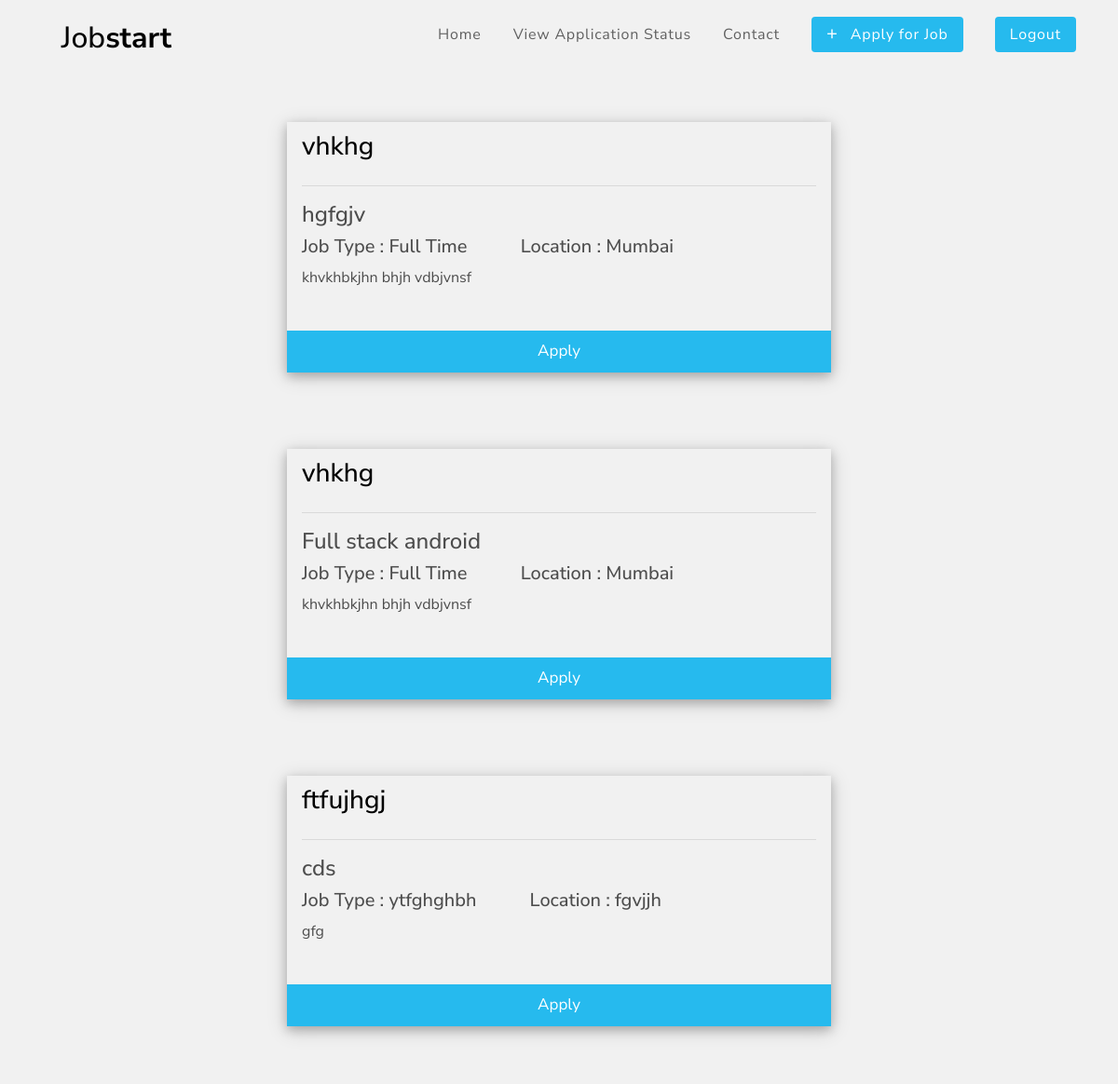
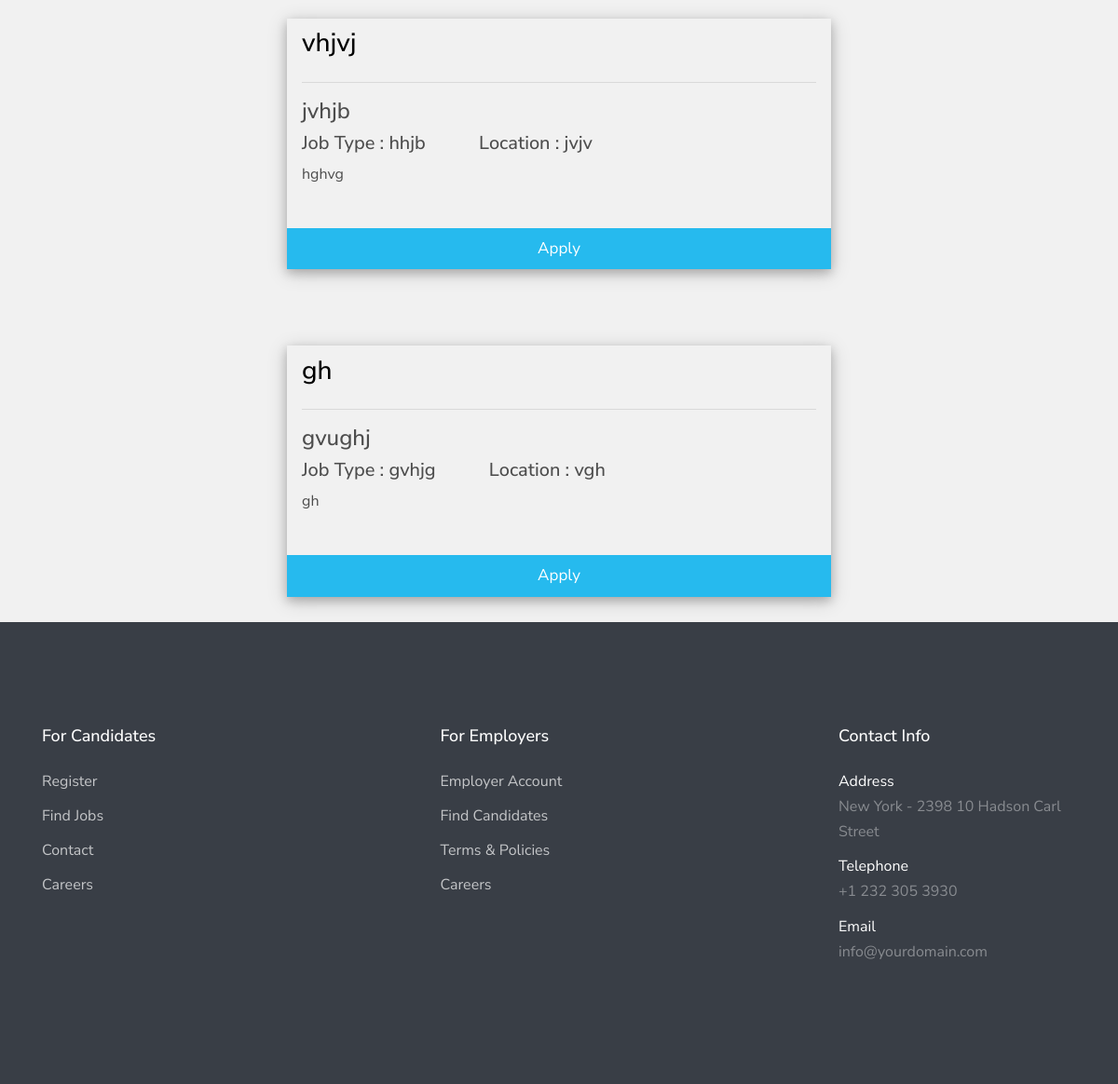
Screenshot of /applyjob.php with the database file from the repository (2 pictures, top to bottom).
### tables this page shows
CREATE TABLE `jobdet` (
  `employer_id` varchar(50) NOT NULL,
  `job_id` int(50) NOT NULL,
  `title` varchar(50) NOT NULL,
  `company` varchar(50) NOT NULL,
  `job_type` varchar(50) NOT NULL,
  `location` varchar(50) NOT NULL,
  `description` varchar(50) NOT NULL
);

### applyjob.php (the view, shortened to what this page needs)
<!DOCTYPE html>
<?php
 require "connect.php";
 $id = $_SESSION['id'];
?>
<html lang="en">
  <head>
    <link rel="stylesheet" href="css/w3.css">
    <link rel="stylesheet" href="fonts/icomoon/style.css">
    <link rel="stylesheet" href="css/bootstrap.min.css">
    <link rel="stylesheet" href="css/magnific-popup.css">
    <link rel="stylesheet" href="css/jquery-ui.css">
    <link rel="stylesheet" href="css/owl.carousel.min.css">
    <link rel="stylesheet" href="css/owl.theme.default.min.css">
    <link rel="stylesheet" href="css/bootstrap-datepicker.css">
    <link rel="stylesheet" href="css/animate.css">
    <link rel="stylesheet" href="fonts/flaticon/font/flaticon.css">
    <link rel="stylesheet" href="css/fl-bigmug-line.css">
    <link rel="stylesheet" href="css/aos.css">
    <link rel="stylesheet" href="css/style.css">
  </head>
<body>
  <div class="site-wrap">
    <header class="site-navbar py-1" role="banner">
      <div class="container">
        <div class="row align-items-center">
          <div class="col-6 col-xl-2">
            <h1 class="mb-0"><a href="index.php" class="text-black h2 mb-0">Job<strong>start</strong></a></h1>
          </div>
          <div class="col-10 col-xl-10 d-none d-xl-block">
            <nav class="site-navigation text-right" role="navigation">
              <ul class="site-menu js-clone-nav mr-auto d-none d-lg-block">
                <li><a href="employee.php">Home</a></li>
        		<li><a href="applnstatus.php">View Application Status</a></li>
                <li ><a href="contact.html">Contact</a></li>
                <li><a href="applyjob.php"><span class="rounded bg-primary py-2 px-3 text-white"><span class="h5 mr-2">+</span> Apply for Job</span></a></li>
                <li><a href="logout.php"><span class="rounded bg-primary py-2 px-3 text-white">Logout</span></a></li>
              </ul>
            </nav>
          </div>
          <div class="col-6 col-xl-2 text-right d-block">
          </div>
        </div>
      </div>
    </header>
<?php
$sql = "SELECT * FROM jobdet WHERE job_id NOT IN (SELECT jobdet.job_id FROM jobdet,applyjob WHERE applyjob.job_id=jobdet.job_id AND applyjob.employee_id='$id')
";
$result = $conn->query($sql);
if ($result->num_rows > 0)
{
				while($row = $result->fetch_assoc())
				{
					$job_id=$row['job_id'];
					$title=$row['title'];
					$company=$row['company'];
					$job_type=$row['job_type'];
					$location=$row['location'];
					$description=$row['description'];
					echo'
					<br /><br />
					<div class="w3-container" style="">
					  <div class="w3-card-4" style="width:50%;margin:auto;">
						<header class="w3-container w3-light-grey">
						  <h3 style="margin-top: 10px">'.$company.'</h3>
						</header>
						<div class="w3-container">
						  <hr>
						  <h4>'.$title.'</h4>
						  <h5>Job Type : '.$job_type.' &nbsp&nbsp&nbsp&nbsp&nbsp&nbsp&nbsp&nbsp&nbsp Location : '.$location.'</h5>
						  <p>'.$description.'</p><br>
						</div>
						<form method="POST" action="applydb.php">
						<input type="hidden" name="job_id" value="'.$job_id.'">
						<button type="submit" class="w3-button w3-block bg-primary text-white">Apply</button>
						</form>
					  </div>
					</div>
					<br />
					';
				}
}
else
{
	echo "0 results";
}
?>
   <footer class="site-footer">
      <div class="container">
        <div class="row">
          <div class="col-lg-9">
            <div class="row">
              <div class="col">
                <h3 class="footer-heading mb-4">For Candidates</h3>
                <ul class="list-unstyled">
                  <li><a href="#">Register</a></li>
                  <li><a href="#">Find Jobs</a></li>
                  <li><a href="#">Contact</a></li>
                  <li><a href="#">Careers</a></li>
                </ul>
              </div>
              <div class="col">
                <h3 class="footer-heading mb-4">For Employers</h3>
                <ul class="list-unstyled">
                  <li><a href="#">Employer Account</a></li>
                  <li><a href="#">Find Candidates</a></li>
                  <li><a href="#">Terms &amp; Policies</a></li>
                  <li><a href="#">Careers</a></li>
                </ul>
              </div>
            </div>
          </div>
          <div class="col">
            <h3 class="footer-heading mb-4">Contact Info</h3>
            <ul class="list-unstyled">
              <li>
                <span class="d-block text-white">Address</span>
                New York - 2398 10 Hadson Carl Street
              </li>
              <li>
                <span class="d-block text-white">Telephone</span>
                +1 232 305 3930
              </li>
              <li>
                <span class="d-block text-white">Email</span>
                info@yourdomain.com
              </li>
            </ul>
          </div>
        </div>
      </div>
    </footer>
  </div>
  </body>
</html>

### css/w3.css (style rules this page uses)
html { box-sizing:border-box }
*,*:before,*:after { box-sizing:inherit }
html { -ms-text-size-adjust:100%;-webkit-text-size-adjust:100% }
body { margin:0 }
article,aside,details,figcaption,figure,footer,header,main,menu,nav,section,summary { display:block }
a { background-color:transparent;-webkit-text-decoration-skip:objects }
hr { box-sizing:content-box;height:0;overflow:visible }
button,input,select,textarea { font:inherit;margin:0 }
button,input { overflow:visible }
button,select { text-transform:none }
button,html [type=button],[type=reset],[type=submit] { -webkit-appearance:button }
html,body { font-family:Verdana,sans-serif;line-height:1.5 }
html { overflow-x:hidden }
h1 { font-size:36px }
h3 { font-size:24px }
h4 { font-size:20px }
h5 { font-size:18px }
h1,h2,h3,h4,h5,h6 { font-family:"Segoe UI",Arial,sans-serif;font-weight:400;margin:10px 0 }
hr { border:0;border-top:1px solid #eee;margin:20px 0 }
a { color:inherit }
.w3-btn,.w3-button { border:none;display:inline-block;padding:8px 16px;vertical-align:middle;overflow:hidden;text-decoration:none;color:inherit;background-color:inherit;text-align:center;cursor:pointer;white-space:nowrap }
.w3-btn,.w3-button { -webkit-touch-callout:none;-webkit-user-select:none;-khtml-user-select:none;-moz-user-select:none;-ms-user-select:none;user-select:none }
.w3-block { display:block;width:100% }
.w3-container:after,.w3-container:before,.w3-panel:after,.w3-panel:before,.w3-row:after,.w3-row:before,.w3-row-padding:after,.w3-row-padding:before, .w3-cell-row:before,.w3-cell-row:after,.w3-clear:after,.w3-clear:before,.w3-bar:before,.w3-bar:after { content:"";display:table;clear:both }
.w3-container,.w3-panel { padding:0.01em 16px }
.w3-card-4,.w3-hover-shadow:hover { box-shadow:0 4px 10px 0 rgba(0,0,0,0.2),0 4px 20px 0 rgba(0,0,0,0.19) }
.w3-light-grey,.w3-hover-light-grey:hover,.w3-light-gray,.w3-hover-light-gray:hover { color:#000!important;background-color:#f1f1f1!important }

### css/style.css (style rules this page uses)
body { line-height: 1.7; color: #4d4d4d; font-weight: 400; font-size: 1rem; font-family: "Roboto Mono", SFMono-Regular, Menlo, Monaco, Consolas, "Liberation Mono", "Courier New", monospace; font-family: "Nunito Sans", -apple-system, BlinkMacSystemFont, "Segoe UI", Roboto, "Helvetica Neue", Arial, sans-serif, "Apple Color Emoji", "Segoe UI Emoji", "Segoe UI Symbol", "Noto Color Emoji"; }
a { -webkit-transition: .3s all ease; -o-transition: .3s all ease; transition: .3s all ease; }
.text-black { color: #000 !important; }
.site-wrap:before { -webkit-transition: .3s all ease-in-out; -o-transition: .3s all ease-in-out; transition: .3s all ease-in-out; background: rgba(0, 0, 0, 0.6); content: ""; position: absolute; z-index: 2000; top: 0; left: 0; right: 0; bottom: 0; opacity: 0; visibility: hidden; }
.site-footer { padding: 7em 0; background: #393e46; color: rgba(255, 255, 255, 0.4); }
.site-footer a { color: rgba(255, 255, 255, 0.7); }
.site-footer .footer-heading { font-size: 18px; color: #fff; }
.site-footer ul li { margin-bottom: 10px; }
.site-navbar { margin-bottom: 0px; width: 100%; border-bottom: none; z-index: 2; position: relative; }
.site-navbar .site-navigation .site-menu { margin-bottom: 0; margin-left: 0; padding-left: 0; }
.site-navbar .site-navigation .site-menu a { text-decoration: none !important; display: inline-block; }
.site-navbar .site-navigation .site-menu > li { display: inline-block; padding: 10px 5px; }
.site-navbar .site-navigation .site-menu > li > a { padding: 10px 10px; letter-spacing: .05em; color: rgba(0, 0, 0, 0.6); text-decoration: none !important; }
.site-navbar .site-navigation .site-menu > li:last-child { padding-right: 0; }
.site-navbar .site-navigation .site-menu > li:last-child > a { padding-right: 0; }
.site-mobile-menu .site-nav-wrap { padding: 0; margin: 0; list-style: none; position: relative; }
.site-mobile-menu .site-nav-wrap a { padding: 10px 20px; display: block; position: relative; color: #212529; }
.site-mobile-menu .site-nav-wrap li { position: relative; display: block; }
.site-mobile-menu .site-nav-wrap > li { display: block; position: relative; float: left; width: 100%; }
.site-mobile-menu .site-nav-wrap > li > a { padding-left: 20px; font-size: 20px; }

### applyjob.php (style rules this page uses)
* { box-sizing: border-box; }
body { background-color: #f1f1f1; }
h1 { text-align: center; }
button { background-color: #4CAF50; color: #ffffff; border: none; padding: 10px 20px; font-size: 17px; font-family: inherit; cursor: pointer; }

### rows the page displays
jobdet: company "vhkhg", title "hgfgjv", job_type "Full Time", location "Mumbai", description "khvkhbkjhn bhjh vdbjvnsf"
jobdet: company "vhkhg", title "Full stack android", job_type "Full Time", location "Mumbai", description "khvkhbkjhn bhjh vdbjvnsf"
jobdet: company "ftfujhgj", title "cds", job_type "ytfghghbh", location "fgvjjh", description "gfg"
jobdet: company "vhjvj", title "jvhjb", job_type "hhjb", location "jvjv", description "hghvg"
jobdet: company "gh", title "gvughj", job_type "gvhjg", location "vgh", description "gh"
